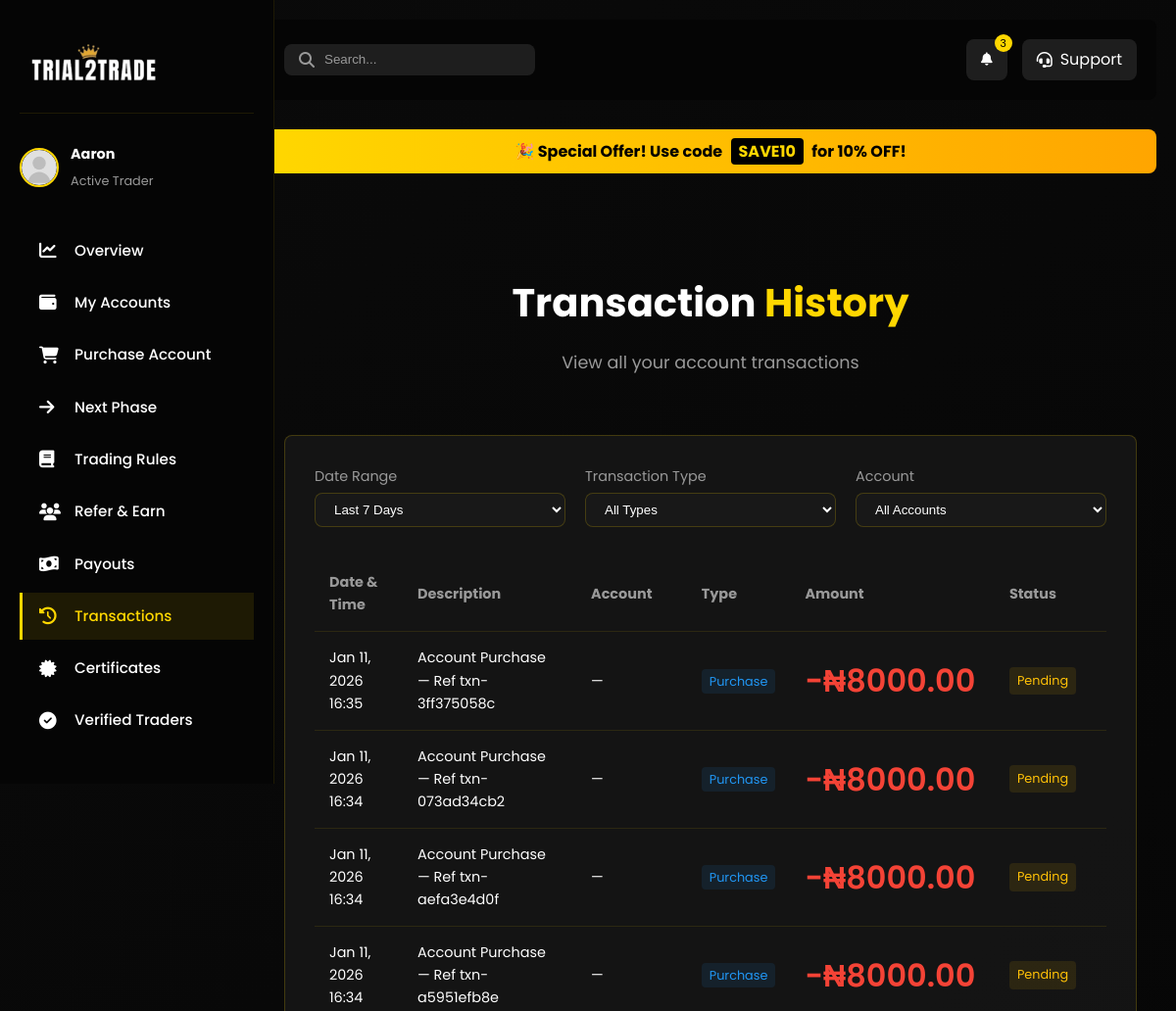
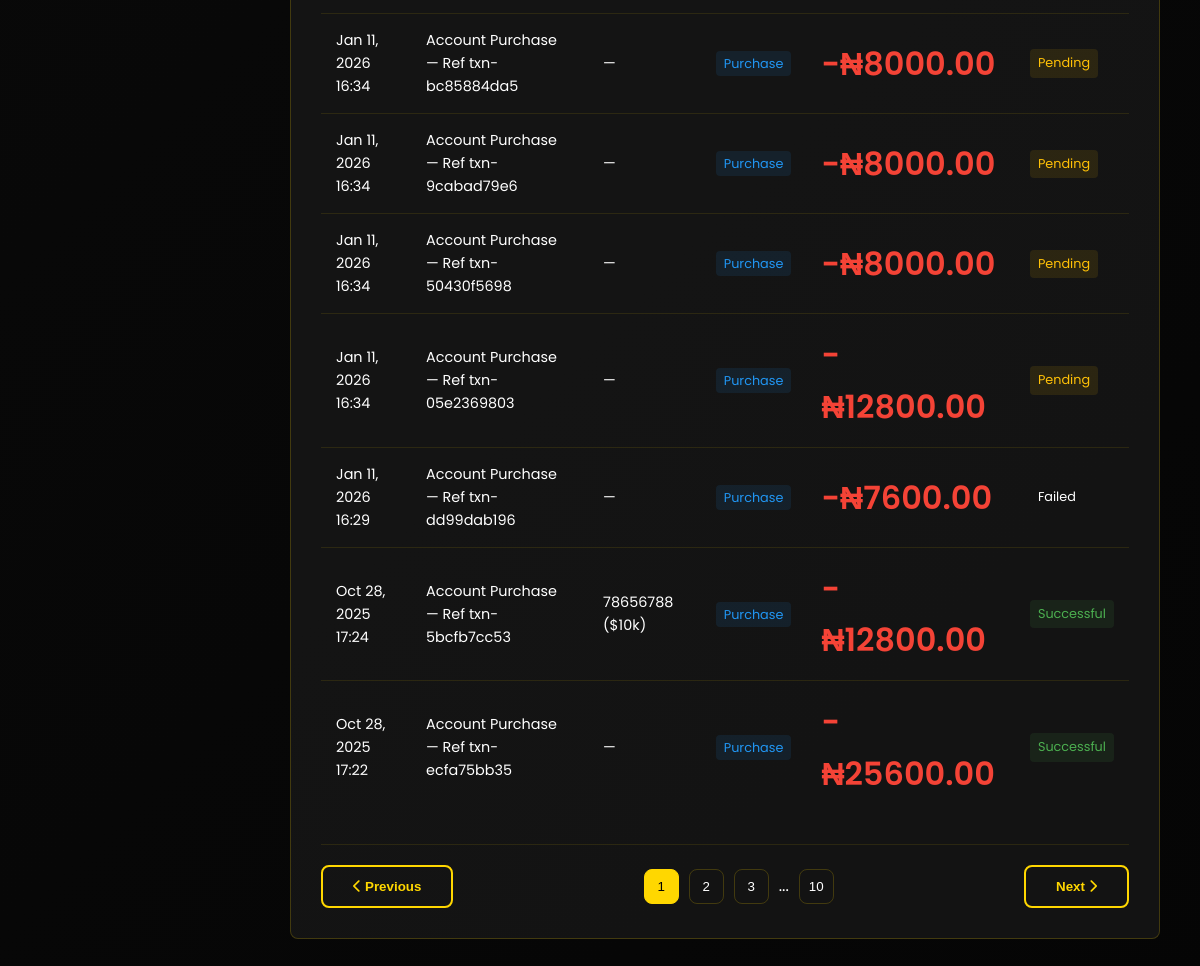
Screenshot of /dashboard-transactions/ (signed in) with the database file from the repository (2 pictures, top to bottom).
### main/models.py (models this page shows, shortened)
class CustomUser(AbstractUser):
    first_name = models.CharField(max_length=20)
    last_name = models.CharField(max_length=20)
    username = models.CharField(max_length=20, unique=True)
    email = models.EmailField(unique=True)
    phone_number = models.CharField(max_length=15, null=True, unique=True)
    email_verification_code = models.CharField(max_length=6, blank=True, null=True)
    email_verification_expires = models.DateTimeField(blank=True, null=True)
    verification_code = models.CharField(max_length=6, null=True, blank=True)
    verification_code_expires = models.DateTimeField(null=True, blank=True)
    password_reset_code = models.CharField(max_length=6, blank=True, null=True)
    password_reset_expires = models.DateTimeField(blank=True, null=True)
    referral_code = models.CharField(max_length=20, unique=True, blank=True, null=True)
    referred_by = models.ForeignKey('self', on_delete=models.SET_NULL, null=True, blank=True, related_name='referrals')
    USERNAME_FIELD = 'email'
    REQUIRED_FIELDS = ['username']
    class Meta:
        verbose_name = 'User'
        verbose_name_plural = 'Users'

class DiscountCode(models.Model):
    code = models.CharField(max_length=50, unique=True)
    percentage = models.PositiveIntegerField(default=0)
    is_active = models.BooleanField(default=True)
    created_at = models.DateTimeField(auto_now_add=True)

class Purchase(models.Model):
    PAYMENT_STATUS_CHOICES = (
        ('pending', 'Pending'),
        ('successful', 'Successful'),
        ('failed', 'Failed'),
    )
    user = models.ForeignKey(CustomUser, on_delete=models.CASCADE, related_name='purchases')
    amount = models.DecimalField(max_digits=10, decimal_places=2)
    tx_ref = models.CharField(max_length=200, unique=True)
    verified = models.BooleanField(default=False)
    created_at = models.DateTimeField(auto_now_add=True)
    payment_status = models.CharField(max_length=20, choices=PAYMENT_STATUS_CHOICES, default='pending')
    flutterwave_reference = models.CharField(max_length=200, blank=True, null=True)
    account = models.OneToOneField(MT5Account, on_delete=models.SET_NULL, null=True, blank=True, related_name='purchase')

class MT5Account(models.Model):
    ACCOUNT_STATUS_CHOICES = (
        ('available', 'Available'),
        ('assigned', 'Assigned'),
        ('active', 'Active'),
        ('breached', 'Breached'),
        ('inactive', 'Inactive'),
    )
    ACCOUNT_SIZE_CHOICES = (
        ('$5k', '$5k'),
        ('$10k', '$10k'),
        ('$25k', '$25k'),
        ('$50k', '$50k'),
    )
    ACCOUNT_TYPE_CHOICES = (
        ('trial', 'Trial'),
        ('funded_phase_1', 'Funded Phase 1'),
        ('funded_phase_2', 'Funded Phase 2'),
        ('funded_live', 'Live Funded'),
    )
    user = models.ForeignKey(CustomUser, on_delete=models.SET_NULL, null=True, blank=True, related_name='mt5_accounts')
    account_size = models.CharField(max_length=10, choices=ACCOUNT_SIZE_CHOICES, default='$5k')
    login = models.CharField(max_length=100, unique=True)
    password = models.CharField(max_length=200)
    server = models.CharField(max_length=200, blank=True)
    assigned = models.BooleanField(default=False)
    status = models.CharField(max_length=50, choices=ACCOUNT_STATUS_CHOICES, default='available')
    account_type = models.CharField(max_length=20, choices=ACCOUNT_TYPE_CHOICES, default='trial')
    balance = models.DecimalField(max_digits=15, decimal_places=2, null=True, blank=True)
    equity = models.DecimalField(max_digits=15, decimal_places=2, null=True, blank=True)
    profit = models.DecimalField(max_digits=15, decimal_places=2, null=True, blank=True)
    drawdown = models.DecimalField(max_digits=10, decimal_places=2, null=True, blank=True)
    initial_balance = models.DecimalField(max_digits=15, decimal_places=2, null=True, blank=True)
    last_updated = models.DateTimeField(null=True, blank=True)
    daily_max_drawdown = models.DecimalField(max_digits=10, decimal_places=2, null=True, blank=True)
    equity_open_day = models.DecimalField(max_digits=15, decimal_places=2, null=True, blank=True)
    equity_open_day_date = models.DateField(null=True, blank=True)
    assigned_date = models.DateTimeField(null=True, blank=True)

### main/views.py (the view)
# urls.py: path('dashboard-transactions/', views.dashboard_transactions, name='dashboard_transactions'),
@login_required(login_url='/login_user')
def dashboard_transactions(request):
    purchases = Purchase.objects.filter(user=request.user).order_by('-created_at')
    return render(request, 'main/dashboard-transactions.html', {'purchases': purchases, 'global_alert': get_active_global_alert()})

### main/templates/main/dashboard-transactions.html (shortened to what this page needs)
{% load static %}
<!DOCTYPE html>
<html lang="en">
<head>
    <link rel="stylesheet" href="{% static 'css/style.css' %}">
    <link rel="stylesheet" href="{% static 'css/dashboard.css' %}">
    <link rel="stylesheet" href="{% static 'css/dashboard-nav.css' %}">
    <link rel="stylesheet" href="https://cdnjs.cloudflare.com/ajax/libs/font-awesome/6.4.0/css/all.min.css">
    <link rel="stylesheet" href="{% static 'css/mobile-nav.css' %}">
</head>
<body>
    <nav class="dashboard-nav">
        <div class="nav-logo">
            <img src="{% static 'images/logob.png' %}" alt="Trial2Trade Logo" style="width: 130px; height: 75px;">
        </div>
            <div class="user-info">
                <img src="{% static 'images/avatar-placeholder.svg' %}" alt="User Avatar" class="avatar">
                <div class="user-details">
                    <h4 class="user-name">{{ request.user.first_name|default:request.user.username }}</h4>
                    <span class="user-status">Active Trader</span>
                </div>
            </div>
        <div class="nav-menu">
            <a href="{% url 'index' %}" class="nav-item">
                <i class="fas fa-chart-line"></i>
                <span>Overview</span>
            </a>
            <a href="{% url 'dashboard_accounts' %}" class="nav-item">
                <i class="fas fa-wallet"></i>
                <span>My Accounts</span>
            </a>
            <a href="{% url 'dashboard_purchase' %}" class="nav-item">
                <i class="fas fa-shopping-cart"></i>
                <span>Purchase Account</span>
            </a>
            <a href="{% url 'dashboard_next_phase' %}" class="nav-item">
                <i class="fas fa-arrow-right"></i>
                <span>Next Phase</span>
            </a>
            <a href="{% url 'dashboard_rules' %}" class="nav-item">
                <i class="fas fa-book"></i>
                <span>Trading Rules</span>
            </a>
            <a href="{% url 'dashboard_referral' %}" class="nav-item">
                <i class="fas fa-users"></i>
                <span>Refer & Earn</span>
            </a>
            <a href="{% url 'dashboard_payouts' %}" class="nav-item">
                <i class="fas fa-money-bill-wave"></i>
                <span>Payouts</span>
            </a>
            <a href="{% url 'dashboard_transactions' %}" class="nav-item active">
                <i class="fas fa-history"></i>
                <span>Transactions</span>
            </a>
            <a href="{% url 'dashboard_certificates' %}" class="nav-item">
                <i class="fas fa-certificate"></i>
                <span>Certificates</span>
            </a>
            <a href="{% url 'dashboard_verified_traders' %}" class="nav-item">
                <i class="fas fa-check-circle"></i>
                <span>Verified Traders</span>
            </a>
            <a href="{% url 'logout_user' %}" class="logout-btn">
                <span>Logout</span>
            </a>
        </div>
    </nav>
    <main class="dashboard-content">
        <header class="dashboard-header">
            <div class="header-search">
                <i class="fas fa-search"></i>
                <input type="text" placeholder="Search...">
            </div>
            <div class="header-actions">
                <button class="notification-btn">
                    <i class="fas fa-bell"></i>
                    <span class="notification-badge">3</span>
                </button>
                <a href="mailto:info@trial2trade.com" class="support-btn">
                    <i class="fas fa-headset"></i>
                    <span>Support</span>
                </a>
            </div>
        </header>
        {% if active_discount_code %}
        <div class="discount-banner" style="background: linear-gradient(90deg, #FFD700, #FFA500); color: #000; padding: 10px; text-align: center; font-weight: bold; margin-bottom: 20px; border-radius: 8px; margin-top: 20px;">
            🎉 Special Offer! Use code <span style="background: #000; color: #FFD700; padding: 2px 8px; border-radius: 4px; margin: 0 5px;">{{ active_discount_code.code }}</span> for {{ active_discount_code.percentage }}% OFF!
        </div>
        {% endif %}
        <section class="dashboard-section active">
            <div class="section-header">
                <h2>Transaction <span class="highlight">History</span></h2>
                <p>View all your account transactions</p>
            </div>
            <div class="transactions-container">
                <div class="transactions-filters">
                    <div class="filter-group">
                        <label>Date Range</label>
                        <select>
                            <option>Last 7 Days</option>
                        </select>
                    </div>
                    <div class="filter-group">
                        <label>Transaction Type</label>
                        <select>
                            <option>All Types</option>
                        </select>
                    </div>
                    <div class="filter-group">
                        <label>Account</label>
                        <select>
                            <option>All Accounts</option>
                        </select>
                    </div>
                </div>
                <div class="transactions-table">
                    <table>
                        <thead>
                            <tr>
                                <th>Date & Time</th>
                                <th>Description</th>
                                <th>Account</th>
                                <th>Type</th>
                                <th>Amount</th>
                                <th>Status</th>
                            </tr>
                        </thead>
                        <tbody>
                            {% if purchases %}
                            {% for p in purchases %}
                            <tr>
                                <td>{{ p.created_at|date:"M d, Y H:i" }}</td>
                                <td>Account Purchase{% if p.tx_ref %} — Ref {{ p.tx_ref }}{% endif %}</td>
                                <td>
                                    {% if p.account %}
                                        {{ p.account.login }} ({{ p.account.account_size }})
                                    {% else %}
                                        —
                                    {% endif %}
                                </td>
                                <td><span class="transaction-type purchase">Purchase</span></td>
                                <td class="amount negative">-₦{{ p.amount|floatformat:2 }}</td>
                                <td>
                                    <span class="status {% if p.payment_status == 'successful' %}completed{% elif p.payment_status == 'pending' %}pending{% elif p.payment_status == 'failed' %}danger{% else %}pending{% endif %}">{{ p.payment_status|title }}</span>
                                </td>
                            </tr>
                            {% endfor %}
                            {% else %}
                            <tr>
                                <td colspan="6" style="text-align:center;">No transactions yet.</td>
                            </tr>
                            {% endif %}
                        </tbody>
                    </table>
                </div>
                <div class="transactions-pagination">
                    <button class="btn secondary-btn"><i class="fas fa-chevron-left"></i> Previous</button>
                    <div class="page-numbers">
                        <button class="active">1</button>
                        <button>2</button>
                        <button>3</button>
                        <span>...</span>
                        <button>10</button>
                    </div>
                    <button class="btn secondary-btn">Next <i class="fas fa-chevron-right"></i></button>
                </div>
            </div>
        </section>
    </main>
</body>
</html>

### rows the page displays
CustomUser: user.first_name "Aaron"
DiscountCode: code "SAVE10", percentage "10"
Purchase: created_at "Jan 11, 2026 16:35", tx_ref "txn-3ff375058c", amount "8000.00", payment_status "Pending"
Purchase: created_at "Jan 11, 2026 16:34", tx_ref "txn-073ad34cb2", amount "8000.00", payment_status "Pending"
Purchase: created_at "Jan 11, 2026 16:34", tx_ref "txn-aefa3e4d0f", amount "8000.00", payment_status "Pending"
Purchase: created_at "Jan 11, 2026 16:34", tx_ref "txn-a5951efb8e", amount "8000.00", payment_status "Pending"
Purchase: created_at "Jan 11, 2026 16:34", tx_ref "txn-bc85884da5", amount "8000.00", payment_status "Pending"
Purchase: created_at "Jan 11, 2026 16:34", tx_ref "txn-9cabad79e6", amount "8000.00", payment_status "Pending"
Purchase: created_at "Jan 11, 2026 16:34", tx_ref "txn-50430f5698", amount "8000.00", payment_status "Pending"
Purchase: created_at "Jan 11, 2026 16:34", tx_ref "txn-05e2369803", amount "12800.00", payment_status "Pending"
Purchase: created_at "Jan 11, 2026 16:29", tx_ref "txn-dd99dab196", amount "7600.00", payment_status "Failed"
Purchase: created_at "Oct 28, 2025 17:24", tx_ref "txn-5bcfb7cc53", account.login "78656788", account.account_size "$10k", amount "12800.00", payment_status "Successful"
Purchase: created_at "Oct 28, 2025 17:22", tx_ref "txn-ecfa75bb35", amount "25600.00", payment_status "Successful"
